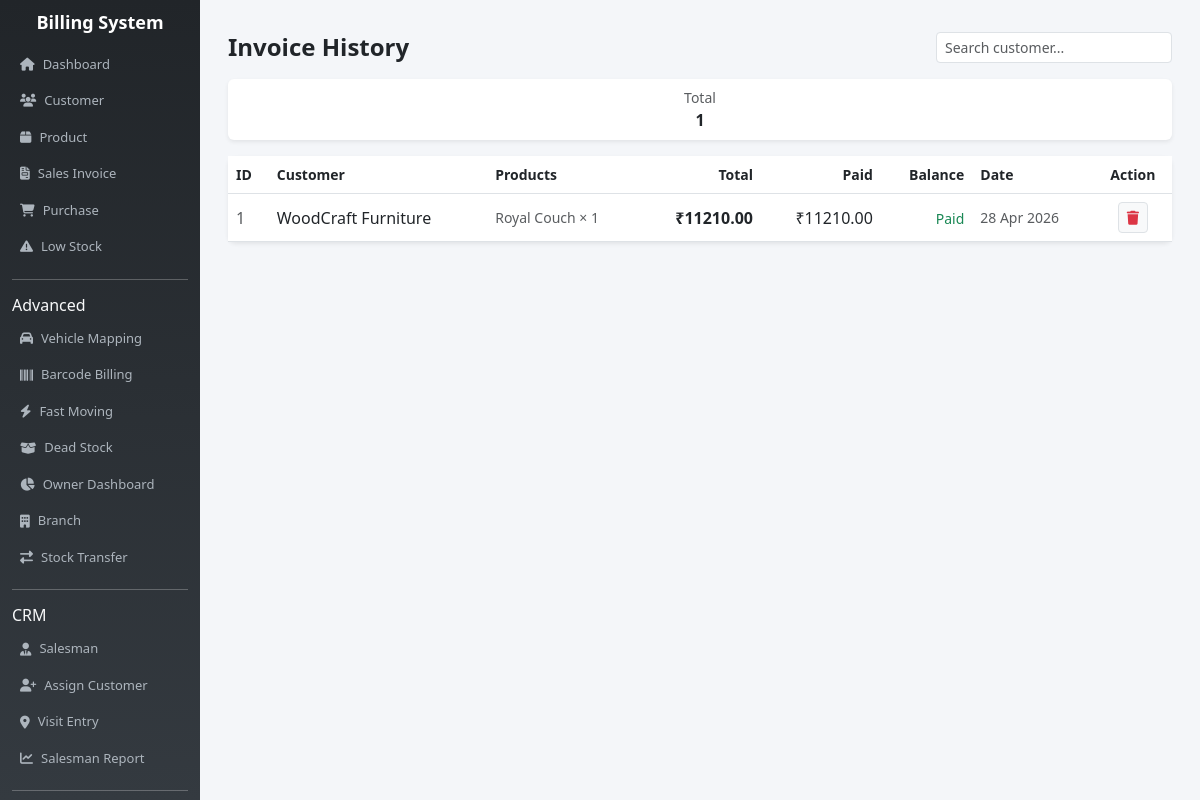
/invoice-list/, run on an earlier commit of the app's database.
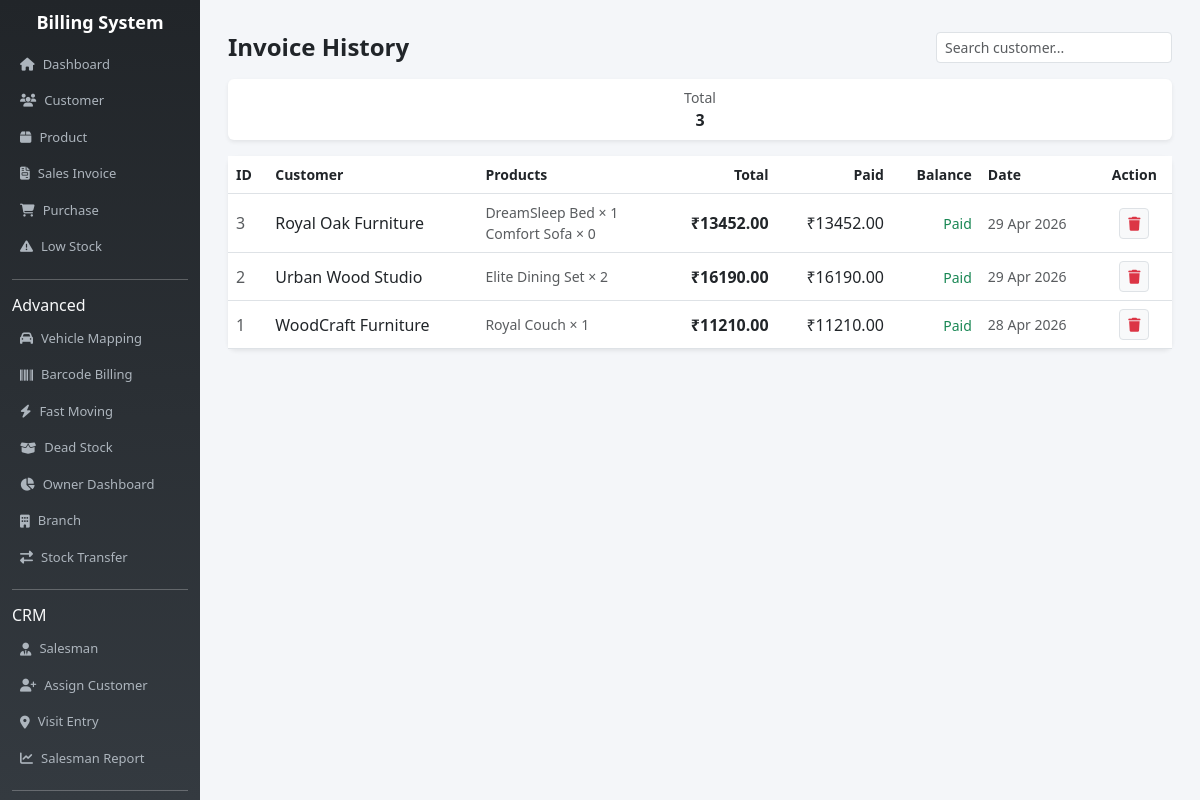
And on a later commit of the database.
### billing_app/models.py (models this page shows, shortened)
class Invoice(models.Model):
    customer = models.ForeignKey(Customer, on_delete=models.CASCADE)
    date = models.DateTimeField(auto_now_add=True)
    branch = models.ForeignKey(Branch, on_delete=models.CASCADE, null=True, blank=True)
    total = models.DecimalField(max_digits=10, decimal_places=2, default=0)
    subtotal = models.FloatField(default=0)
    discount = models.FloatField(default=0)
    cgst = models.FloatField(default=0)
    sgst = models.FloatField(default=0)
    igst = models.FloatField(default=0)
    amount_words = models.TextField(blank=True)

class Customer(models.Model):
    name = models.CharField(max_length=100)
    phone = models.CharField(max_length=15)
    address = models.TextField()
    state = models.CharField(max_length=50, default="Gujarat")
    gstin = models.CharField(max_length=20, blank=True, null=True)
    discount = models.FloatField(default=0)
    pan = models.CharField(max_length=10, blank=True, null=True)

class InvoiceItem(models.Model):
    invoice = models.ForeignKey(Invoice, on_delete=models.CASCADE)
    product = models.ForeignKey(Product, on_delete=models.CASCADE)
    quantity = models.IntegerField()
    subtotal = models.FloatField()
    price = models.FloatField(null=True, blank=True)
    hsn = models.CharField(max_length=20, blank=True, null=True)

class Product(models.Model):
    name = models.CharField(max_length=100)
    brand = models.ForeignKey(Brand, on_delete=models.SET_NULL, null=True, blank=True)
    barcode = models.CharField(max_length=100, blank=True, null=True)
    price = models.FloatField()
    stock = models.IntegerField(default=0)
    low_stock_limit = models.IntegerField(default=5)
    hsn = models.CharField(max_length=20, blank=True, null=True)
    gst = models.FloatField(default=18)

### billing_app/views.py (the view)
# urls.py: path('invoice-list/', views.invoice_list, name='invoice_list'),
def invoice_list(request):
    invoices = Invoice.objects.all().order_by('-date')
    invoice_data = []
    for inv in invoices:
        paid = Payment.objects.filter(invoice=inv).aggregate(Sum('amount'))['amount__sum'] or 0
        due = inv.total - paid
        invoice_data.append({
            'invoice': inv,
            'paid': paid,
            'due': due
        })
    return render(request, 'invoice_list.html', {
        'invoice_data': invoice_data
    })

### billing_app/templates/invoice_list.html (shortened to what this page needs)
{% extends 'base.html' %}
{% block content %}
<div class="container-fluid mt-3">
    <div class="d-flex justify-content-between align-items-center mb-3">
        <h4 class="fw-semibold mb-0">Invoice History</h4>
        <input type="text" id="searchInput"
               class="form-control form-control-sm w-25"
               placeholder="Search customer...">
    </div>
    <div class="row mb-3">
        <div class="col-md-30">
            <div class="card shadow-sm border-0 p-2 text-center">
                <small class="text-muted">Total</small>
                <div class="fw-semibold">{{ invoice_data|length }}</div>
            </div>
        </div>
    </div>
    <div class="card shadow-sm border-0 rounded-3">
        <div class="table-responsive">
            <table class="table align-middle mb-0" id="invoiceTable">
                <thead class="bg-light border-bottom">
                    <tr class="text-muted small">
                        <th>ID</th>
                        <th>Customer</th>
                        <th>Products</th>
                        <th class="text-end">Total</th>
                        <th class="text-end">Paid</th>
                        <th class="text-end">Balance</th>
                        <th>Date</th>
                        <th class="text-center">Action</th>
                    </tr>
                </thead>
                <tbody>
                    {% for d in invoice_data %}
                    <tr>
                        <td class="text-muted">{{ d.invoice.id }}</td>
                        <td class="fw-medium customer-name">
                            {{ d.invoice.customer.name }}
                        </td>
                        <td class="small text-muted">
                            {% for item in d.invoice.invoiceitem_set.all|slice:":2" %}
                                {{ item.product.name }} × {{ item.quantity }}<br>
                            {% endfor %}
                        </td>
                        <td class="text-end fw-semibold">
                            ₹{{ d.invoice.total }}
                        </td>
                        <td class="text-end">
                            ₹{{ d.paid|floatformat:2 }}
                        </td>
                        <td class="text-end">
                            {% if d.extra > 0 %}
                                <span class="text-primary small">+₹{{ d.extra }}</span>
                            {% elif d.due > 0 %}
                                <span class="text-danger small">₹{{ d.due }}</span>
                            {% else %}
                                <span class="text-success small">Paid</span>
                            {% endif %}
                        </td>
                        <td class="text-muted small">
                            {{ d.invoice.date|date:"d M Y" }}
                        </td>
                        <td class="text-center">
                            <form action="{% url 'delete_invoice' d.invoice.id %}" method="POST">
                                <button type="submit" class="btn btn-sm btn-light border">
                                    <i class="fas fa-trash text-danger"></i>
                                </button>
                            </form>
                        </td>
                    </tr>
                    {% endfor %}
                </tbody>
            </table>
        </div>
    </div>
</div>
{% endblock %}

### billing_app/templates/base.html (shortened to what this page needs)
<!DOCTYPE html>
<html>
<head>
    <link href="https://cdn.jsdelivr.net/npm/bootstrap@5.3.0/dist/css/bootstrap.min.css" rel="stylesheet">
    <link href="https://cdnjs.cloudflare.com/ajax/libs/font-awesome/6.5.0/css/all.min.css" rel="stylesheet">
</head>
<body>
<div class="container-fluid">
    <div class="row">
        <div class="col-md-2 col-12 sidebar" id="sidebar">
            <h4>Billing System</h4>
            <a href="{% url 'dashboard' %}" class="{% if request.resolver_match.url_name == 'dashboard' %}active{% endif %}">
                <i class="fas fa-home"></i> Dashboard
            </a>
            <a href="{% url 'customer' %}" class="{% if request.resolver_match.url_name == 'customer' %}active{% endif %}">
                <i class="fas fa-users"></i> Customer
            </a>
            <a href="{% url 'product' %}" class="{% if request.resolver_match.url_name == 'product' %}active{% endif %}">
                <i class="fas fa-box"></i> Product
            </a>
            <a href="{% url 'invoice' %}" class="{% if request.resolver_match.url_name == 'invoice' %}active{% endif %}">
                <i class="fas fa-file-invoice"></i> Sales Invoice
            </a>
            <a href="{% url 'purchase' %}" class="{% if request.resolver_match.url_name == 'purchase' %}active{% endif %}">
                <i class="fas fa-shopping-cart"></i> Purchase
            </a>
            <a href="{% url 'low_stock' %}" class="{% if request.resolver_match.url_name == 'low_stock' %}active{% endif %}">
                <i class="fas fa-exclamation-triangle"></i> Low Stock
            </a>
            <hr>
            <h6 class="text-light">Advanced</h6>
            <a href="{% url 'vehicle_mapping' %}" class="{% if request.resolver_match.url_name == 'vehicle_mapping' %}active{% endif %}">
                <i class="fas fa-car"></i> Vehicle Mapping
            </a>
            <a href="{% url 'barcode' %}" class="{% if request.resolver_match.url_name == 'barcode' %}active{% endif %}">
                <i class="fas fa-barcode"></i> Barcode Billing
            </a>
            <a href="{% url 'fast_moving' %}" class="{% if request.resolver_match.url_name == 'fast_moving' %}active{% endif %}">
                <i class="fas fa-bolt"></i> Fast Moving
            </a>
            <a href="{% url 'dead_stock' %}" class="{% if request.resolver_match.url_name == 'dead_stock' %}active{% endif %}">
                <i class="fas fa-box-open"></i> Dead Stock
            </a>
            <a href="{% url 'owner_dashboard' %}" class="{% if request.resolver_match.url_name == 'owner_dashboard' %}active{% endif %}">
                <i class="fas fa-chart-pie"></i> Owner Dashboard
            </a>
            <a href="{% url 'branch' %}" class="{% if request.resolver_match.url_name == 'branch' %}active{% endif %}">
                <i class="fas fa-building"></i> Branch
            </a>
            <a href="{% url 'stock_transfer' %}" class="{% if request.resolver_match.url_name == 'stock_transfer' %}active{% endif %}">
                <i class="fas fa-exchange-alt"></i> Stock Transfer
            </a>
            <hr>
            <h6 class="text-light">CRM</h6>
            <a href="{% url 'salesman' %}" class="{% if request.resolver_match.url_name == 'salesman' %}active{% endif %}">
                <i class="fas fa-user-tie"></i> Salesman
            </a>
            <a href="{% url 'assign_customer' %}" class="{% if request.resolver_match.url_name == 'assign_customer' %}active{% endif %}">
                <i class="fas fa-user-plus"></i> Assign Customer
            </a>
            <a href="{% url 'visit' %}" class="{% if request.resolver_match.url_name == 'visit' %}active{% endif %}">
                <i class="fas fa-map-marker-alt"></i> Visit Entry
            </a>
            <a href="{% url 'salesman_report' %}" class="{% if request.resolver_match.url_name == 'salesman_report' %}active{% endif %}">
                <i class="fas fa-chart-line"></i> Salesman Report
            </a>
            <hr>
        </div>
        <div class="col-md-10 col-12 p-3 main-content">
            {% block content %}
            {% endblock %}
        </div>
    </div>
</div>
</body>
</html>

### billing_app/templates/base.html (style rules this page uses)
body { background: #f4f6f9; }
.sidebar { height: 100vh; background: linear-gradient(180deg, #212529, #343a40); color: white; padding: 12px; position: sticky; top: 0; overflow-y: auto; }
.sidebar h4 { text-align: center; margin-bottom: 15px; font-weight: bold; font-size: 18px; }
.sidebar a { color: #adb5bd; display: flex; align-items: center; gap: 8px; margin: 5px 0; text-decoration: none; padding: 6px 8px; border-radius: 6px; font-size: 13px; transition: 0.2s; }
.main-content { min-height: 100vh; }

What changed in the data, as far as the page shows it:
added Invoice: invoice.id "3", invoice.customer.name "Royal Oak Furniture", invoice.total "13452.00", paid "13452.00", invoice "29 Apr 2026"
added InvoiceItem: product.name "DreamSleep Bed", quantity "1", shown under "3"
added InvoiceItem: product.name "Comfort Sofa", quantity "0", shown under "3"
added Invoice: invoice.id "2", invoice.customer.name "Urban Wood Studio", invoice.total "16190.00", paid "16190.00", invoice "29 Apr 2026"
added InvoiceItem: product.name "Elite Dining Set", quantity "2"
Also different on the page:
{{ invoice_data|length }}: "1" → "3"
